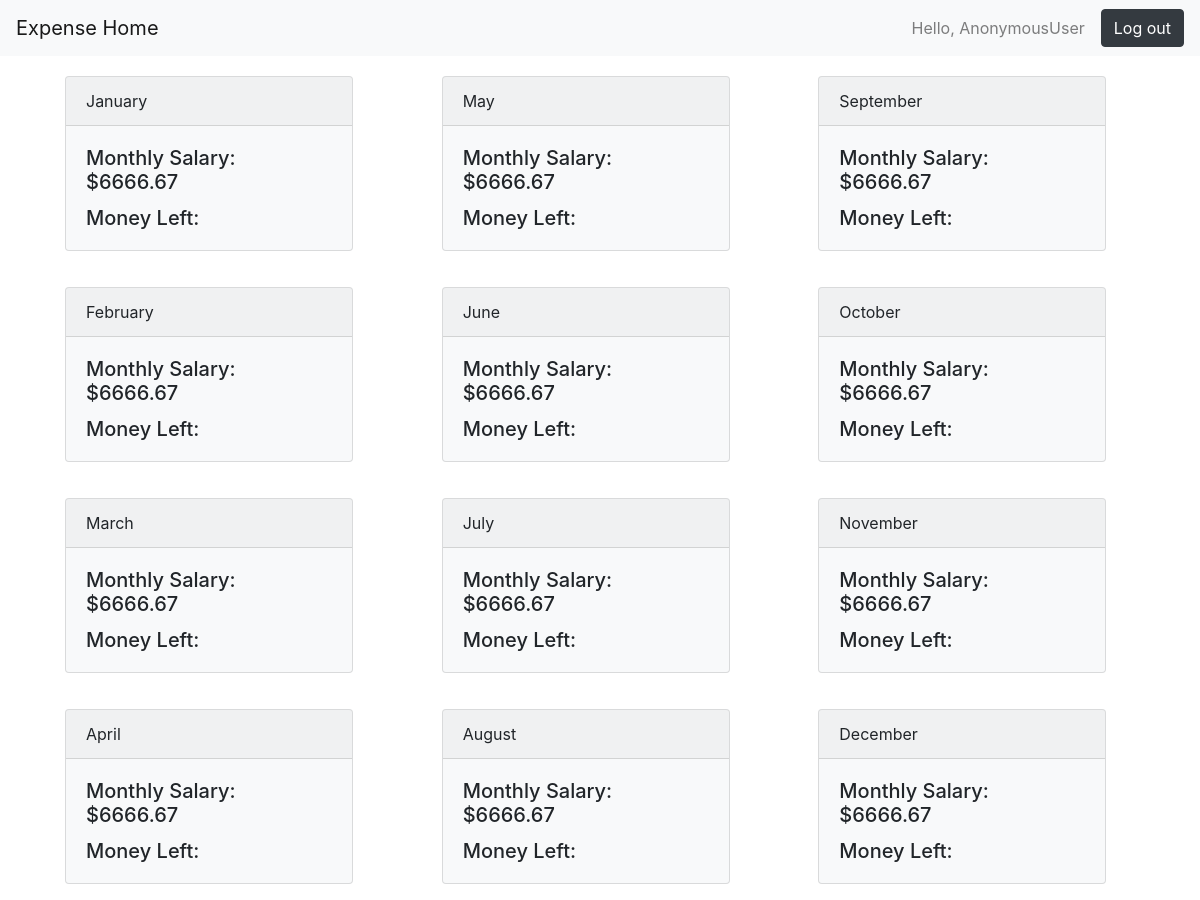
The app's page /expense_month/30 with its own data.
### expense_app/models.py (models this page shows, shortened)
class Month_Expense(models.Model):
    year = models.ForeignKey(Year_Expense, on_delete=models.CASCADE, default='', null=True)
    month = models.CharField(max_length=100, default='')
    def __str__(self):
        return self.month

class Year_Expense(models.Model):
    user = models.ForeignKey(User, on_delete=models.CASCADE, default='')
    year = models.CharField(max_length=100)
    annual_salary = models.DecimalField(max_digits=10, decimal_places=2)
    def monthly_salary(self):
        month_average = self.annual_salary/12
        return round(month_average,2)

### expense_app/views.py (the view)
# urls.py: path('expense_month/<year_expense_id>', views.expense_month, name='expense_month'),
def expense_month(request, year_expense_id):
    year_expense = Year_Expense.objects.get(pk=year_expense_id)
    month_expense = Month_Expense.objects.filter(year=year_expense)
    print(month_expense)
    return render(request, 'expense_month.html', {'month_expense': month_expense, 'year_expense': year_expense})

### expense_app/templates/expense_month.html
{% extends 'expense_base.html' %}
{% block content %}
<nav class="navbar navbar-light bg-light">
    <a href="{% url 'home' %}"class="navbar-brand">Expense Home</a>
    <form class="form-inline">
        <span class="navbar-text" style="margin-right: 1rem;">Hello, {{request.user}} </span>
        <a class="btn btn-dark" href="{% url 'logout' %}">Log out</a>
    </form>
</nav>
<div class="container">
    <div class="card-columns">
        {% for each_month in month_expense %}
        <div class="card bg-light mb-3 card-margin" style="max-width: 18rem;">
            <div class="card-header">{{ each_month.month }}</div>
            <div class="card-body">
            <h5 class="card-title">Monthly Salary: ${{ year_expense.monthly_salary }}</h5>
            <h5 class="card-text"> Money Left:</h5>
            </div>
        </div>
    {% endfor %}
    </div>
</div>
{% endblock %}

### static/expense_app/expense_home.css (style rules this page uses)
body { height:100%; }
.card-margin { margin-top:20px; margin-left:20px; }

### records on screen
Month_Expense: month "January"
Year_Expense: monthly_salary "6666.67"
Month_Expense: month "February"
Month_Expense: month "March"
Month_Expense: month "April"
Month_Expense: month "May"
Month_Expense: month "June"
Month_Expense: month "July"
Month_Expense: month "August"
Month_Expense: month "September"
Month_Expense: month "October"
Month_Expense: month "November"
Month_Expense: month "December"

### other values on screen
{{ request.user }} "AnonymousUser"
